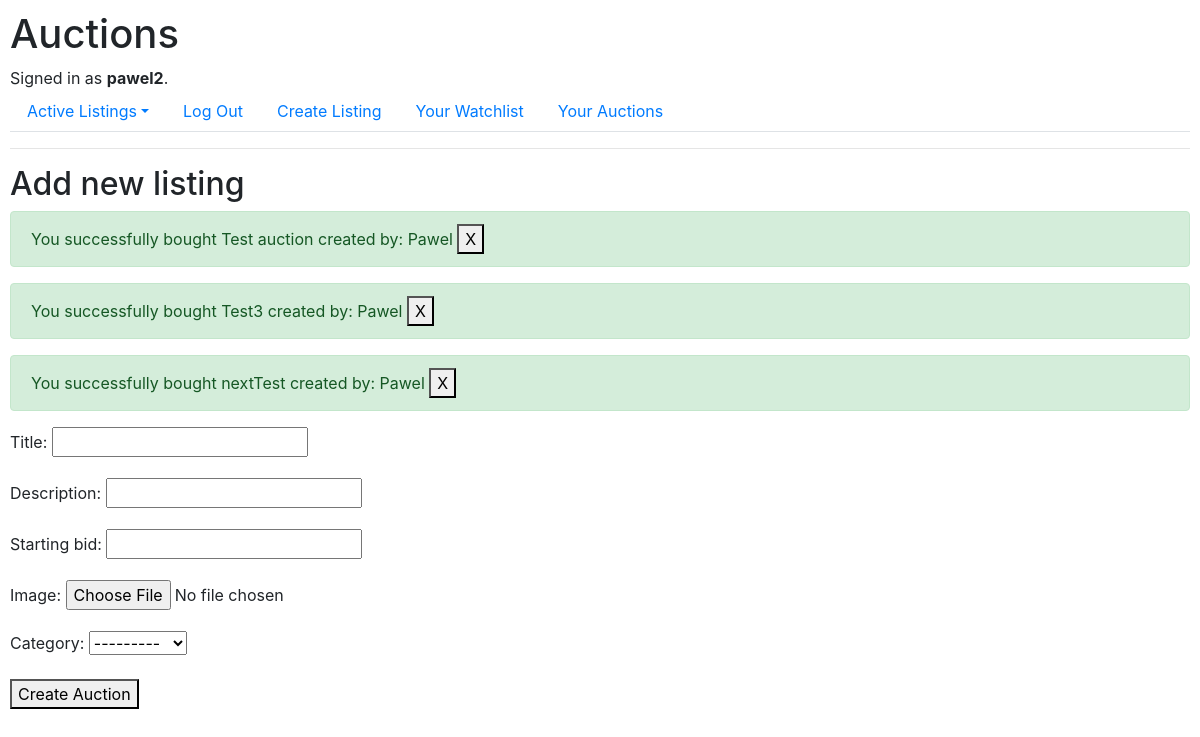
Before: /addListing (signed in) with the older database file.
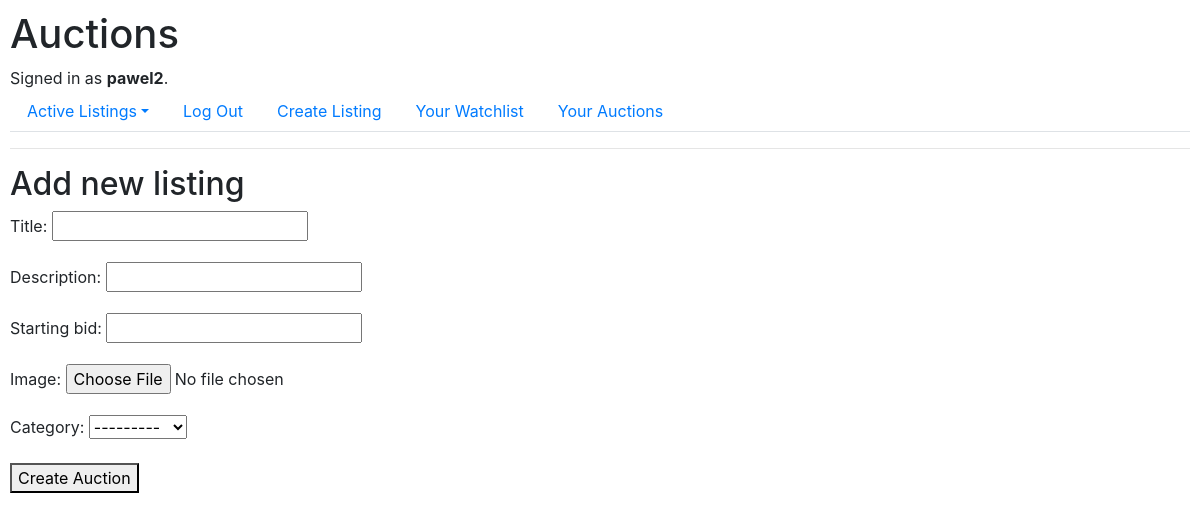
After: the same page with the newer database file.
### auctions/models.py (models this page shows)
class Auction(models.Model):
    title = models.CharField(max_length=64)
    description = models.CharField(max_length=300)
    current_bid = models.DecimalField(max_digits=15, decimal_places=2)
    created_date = models.DateTimeField(auto_now_add=True)
    image = models.ImageField(upload_to="images/auctions/", default=get_default_image_path)
    category = models.ForeignKey(Category, on_delete=models.CASCADE, related_name="auctionCategory")
    author = models.ForeignKey(User, on_delete=models.CASCADE, related_name="auctionAutor")
    is_active = models.BooleanField(default=True)
    winner = models.ForeignKey(User, on_delete=models.CASCADE, null=True, default = None, related_name="auctionBuyer")
    confirmed = models.BooleanField(default=False)
    def __str__(self):
        return f"{self.title} created by: {self.author}"

class User(AbstractUser):
    def __str__(self):
        return f"{self.username}"

### auctions/views.py (the view)
# urls.py: path("addListing", views.addListing, name="addListing"),
@login_required
def addListing(request):
    categories = Category.objects.all()
    winner_auctions = Auction.objects.filter(confirmed = False, winner =  request.user)
    if request.method == 'POST':
        form = AuctionForm(request.POST, request.FILES)
        if form.is_valid():
            auction = form.save(commit=False)
            auction.author = request.user
            auction.save()
            form.save()
            return redirect('/')
    else:
        form = AuctionForm()
    return render(request, "auctions/addListing.html",{
        "form": form,
        "categories": categories,
        "winner_auctions": winner_auctions
    })

### auctions/views.py
class AuctionForm(forms.ModelForm):
    class Meta:
        model = Auction
        fields = ['title', 'description', 'current_bid', 'image', 'category']
        labels = {'current_bid': 'Starting bid'}

### auctions/models.py (called while the page is built)
def get_default_image_path():
    return 'images/auctions/default.jpg'

    def __str__(self):
        return f"{self.name}"

### auctions/templates/auctions/addListing.html (shortened to what this page needs)
{% extends "auctions/layout.html" %}
{% block body %}
    <h2>Add new listing</h2>
    {% include "auctions/notifications.html" %}
    <form method="post" enctype="multipart/form-data">
        {{ form.as_p }}
        <button type="submit">Create Auction</button>
      </form>
{% endblock %}

### auctions/templates/auctions/notifications.html (shortened to what this page needs)
{% if user.is_authenticated %}
    {% for listing in winner_auctions %}
        {% if listing.winner == user %}
            <div class="alert alert-success alert-dismissible fade show" role="alert">
                <form action="{% url 'close_listing' listing.id %}" method="post">
                    You successfully bought {{ listing }}
                    <button type="submit" class="btn-close" name="close_button" data-bs-dismiss="alert" aria-label="Close">X</button>
                </form>
            </div>
        {% endif %}
    {% endfor %}
{% endif %}

Changed rows visible on the page:
no longer on this page (row edited): Auction: title+author "Test auction created by: Pawel"
no longer on this page (row edited): Auction: title+author "Test3 created by: Pawel"
no longer on this page (row edited): Auction: title+author "nextTest created by: Pawel"
